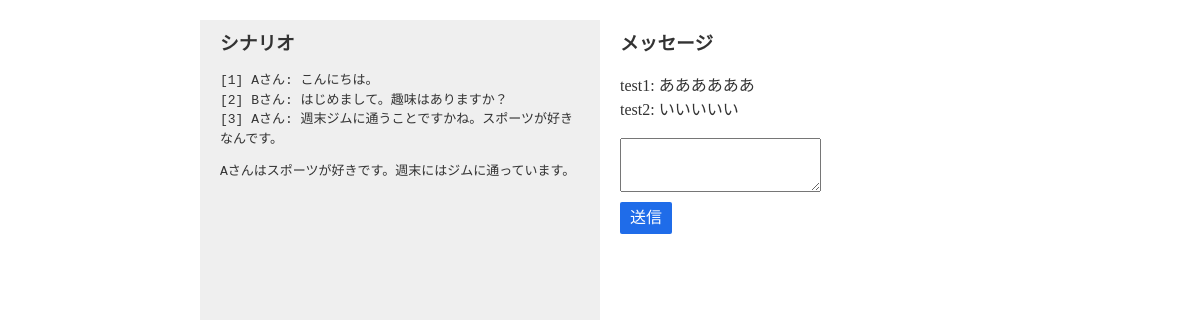
Page /rooms/332cc2c2578d48a99b7e25b6a8b1e08b (signed in) on the earlier database version.
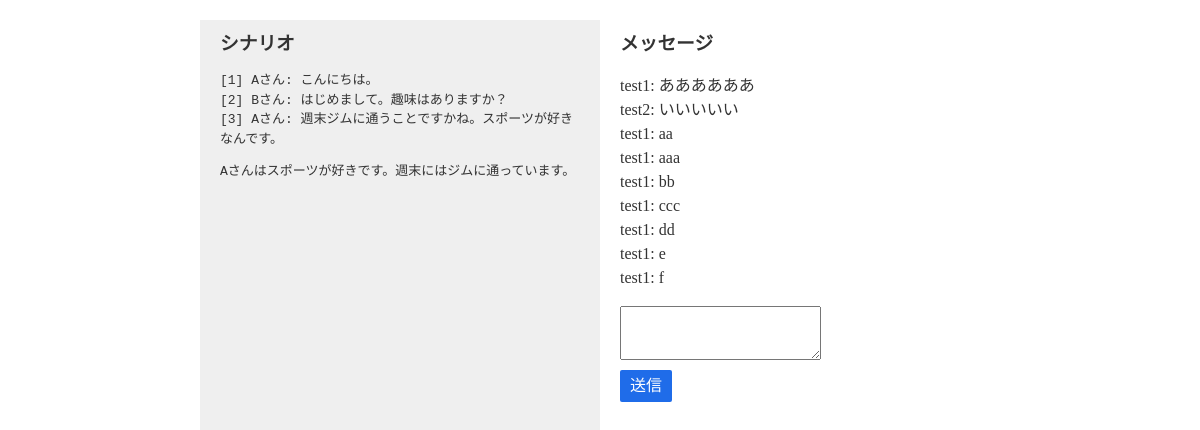
Same page on the later database version.
### flaskr/models/scenario.py (models this page shows, shortened)
class Scenario(db.Model):
    __tablename__ = "scenarios"
    id    = db.Column("id",    db.Integer,      primary_key=True)
    title = db.Column("title", db.String(100),  nullable=False, unique=True)
    text  = db.Column("text",  db.String(5000), nullable=False)

### flaskr/models/message.py (models this page shows, shortened)
class Message(db.Model):
    __tablename__ = "messages"
    id      = db.Column("id",       db.Integer,     primary_key=True)
    text    = db.Column("status",   db.String(100), nullable=False)
    room_id = db.Column("room_id",  db.Integer, db.ForeignKey("rooms.id"), nullable=False)
    user_id = db.Column("user_id",  db.Integer, db.ForeignKey("users.id"), nullable=False)

### flaskr/models/user.py (models this page shows, shortened)
class User(db.Model):
    __tablename__ = "users"
    id        = db.Column("id",       db.Integer,     primary_key=True)
    name      = db.Column("name",     db.String(100), nullable=False, unique=True)
    role      = db.Column("role",     db.Enum(Role),  nullable=False,              default=Role.NORMAL.name)
    _password = db.Column("password", db.String(100), nullable=False)
    messages  = db.relationship("Message", backref="user", lazy=True)
    def _get_password(self):
        return self._password
    def _set_password(self, password):
        password = self.validate_password("password", password)
        if password:
            password = password.strip()
        self._password = generate_password_hash(password)
    password_descriptor = property(_get_password, _set_password)
    password = synonym("_password", descriptor=password_descriptor)

### flaskr/views/rooms.py (the view)
@bp.route("/<string:hash_id>", methods=["GET"])
@login_required
def show(hash_id):
    room = get_room_from_hash_id(hash_id)
    if room is None:
        abort(404)
    return render_template("rooms/show.html", room=room)

### flaskr/views/__init__.py (called while the page is built)
def login_required(f):
    @wraps(f)
    def decorated_view(*args, **kwargs):
        if g.user is None:
            return redirect(url_for("auth.login", next=request.path))
        return f(*args, **kwargs)
    return decorated_view

def load_user():
    user_id = session.get("user_id")
    if user_id is None:
        g.user = None
    else:
        g.user = User.query.get(session["user_id"])

### flaskr/views/rooms.py (called while the page is built)
def get_room_from_hash_id(hash_id):
    room_list = Room.query.filter_by(hash_id=hash_id).all()
    if len(room_list) == 0:
        return None
    return room_list[0]

### flaskr/templates/rooms/show.html (shortened to what this page needs)
{% extends "layout_simple.html" %}
{% block body %}
  <div class="flex">
    <div class="scenario_area">
      <h3>シナリオ</h3>
      {% if room.scenarios %}
        {% for scenario in room.scenarios %}
          <pre>{{ scenario.text }}</pre>
        {% endfor %}
      {% endif %}
    </div>
    <div class="message_area">
      <h3>メッセージ</h3>
      <ol id="messageList">
        {% for message in room.messages %}
          <li>
            <div class="message">
              {{ message.user.name }}: {{ message.text }}
            </div>
          </li>
        {% endfor %}
      </ol>
      <form action="" method="" id="form">
        <div class="form_horizontal">
          <textarea type="text" id="text" name="text" /></textarea>
        </div>
        <div class="form_horizontal">
          <input type=submit value={{ '送信' }} class="button">
        </div>
      </form>
    </div>
  </div>
{% endblock %}

### flaskr/templates/layout_simple.html (shortened to what this page needs)
<!DOCTYPE html>
<html lang="ja">
<head>
  <link rel=stylesheet type=text/css href="{{ url_for('static', filename='style.css') }}">
</head>
<body>
<div class="page">
  {% block body %}{% endblock %}
</div>
</body>
</html>

### flaskr/static/style.css (style rules this page uses)
:root { --color--white: #FFFFFF; --color--black: #333333; --color--gray: #EFEFEF; --color--green: #2FB76A; --color--blue: #1F6CE9; --color--lightblue: #66CDEF; --color--darkblue: #1B59BE; --color--red: #F33A3A; --color--darkred: #BE1414; --coloralpha--black: #3333332F; }
*, *::before, *::after { box-sizing: border-box; }
body { color: var(--color--black); }
pre { white-space: pre-wrap; }
.flex { display: flex; }
.form_horizontal { display: flex; margin: 10px auto; }
.form_horizontal > * { margin-right: 10px; }
.button { -webkit-appearance: button; -moz-appearance: button; appearance: button; text-decoration: none; color: initial; cursor: pointer; padding: 4px 10px; background: var(--color--blue); color: var(--color--white); border: 0; border-radius: 2px; }
.page { max-width: 800px; margin: 20px auto; }
.scenario_area { flex: 1; background: var(--color--gray); padding: 10px 20px; height: calc(100vh - 40px); }
.message_area { flex: 1; background: var(--color--white); padding: 10px 20px; height: calc(100vh - 40px); }
.message_area ol { list-style: none; padding: 0; }

Differences in the rows shown:
added Message: user.name "test1", text "aa"
added Message: user.name "test1", text "aaa"
added Message: user.name "test1", text "bb"
added Message: user.name "test1", text "ccc"
added Message: user.name "test1", text "dd"
added Message: user.name "test1", text "e"
added Message: user.name "test1", text "f"
